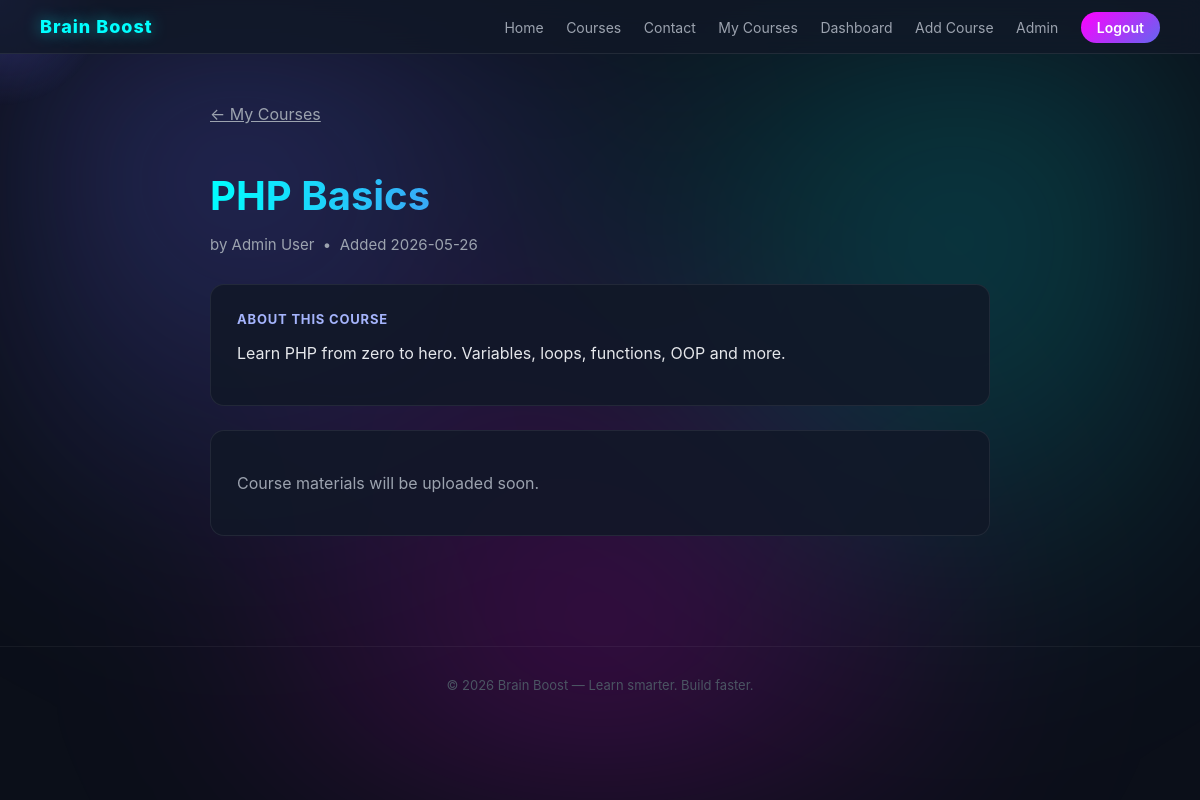
Screenshot of /course_view.php?id=1 (signed in) with the database file from the repository.
### tables this page shows
CREATE TABLE IF NOT EXISTS courses (
    id          INT AUTO_INCREMENT PRIMARY KEY,
    title       VARCHAR(200) NOT NULL,
    description TEXT         NOT NULL,
    price       DECIMAL(8,2) NOT NULL DEFAULT 0.00,
    instructor  VARCHAR(100) NOT NULL,
    file_path   VARCHAR(300) DEFAULT NULL,
    video_url   VARCHAR(500) DEFAULT NULL,
    created_at  TIMESTAMP DEFAULT CURRENT_TIMESTAMP
);

### helpers.php (called while the page is built, shortened)
<?php
function sanitize($input): string {
    return htmlspecialchars(trim((string)($input ?? '')), ENT_QUOTES, 'UTF-8');
}
function findCourse(int $id): ?array {
    try {
        $db   = getDB();
        $stmt = $db->prepare('SELECT * FROM courses WHERE id = ? LIMIT 1');
        $stmt->execute([$id]);
        $row = $stmt->fetch();
        return $row ?: null;
    } catch (PDOException $e) {
        error_log('findCourse error: ' . $e->getMessage());
        return null;
    }
}

### course_view.php (the view, shortened to what this page needs)
<?php
require_once 'helpers.php';
$id     = intval($_GET['id'] ?? 0);
$course = findCourse($id);
include 'header.php';
?>
<div class="view-wrapper">
    <a href="my_courses.php" style="color:#9ca3af;display:inline-block;margin-bottom:20px;">&larr; My Courses</a>
    <h1 class="title"><?= sanitize($course['title']) ?></h1>
    <p class="subtitle">
        by <?= sanitize($course['instructor']) ?> &nbsp;&bull;&nbsp;
        Added <?= sanitize(substr($course['created_at'], 0, 10)) ?>
    </p>
    <div class="course-content-box">
        <h3>About This Course</h3>
        <p><?= nl2br(sanitize($course['description'])) ?></p>
    </div>
    <?php if (!empty($course['file_path'])): ?>
    <div class="course-content-box">
        <h3>Course Material</h3>
        <?php $ext = strtolower(pathinfo($course['file_path'], PATHINFO_EXTENSION)); ?>
        <?php if ($ext === 'pdf'): ?>
            <iframe src="<?= sanitize($course['file_path']) ?>"
                    style="width:100%;height:500px;border-radius:10px;border:1px solid rgba(255,255,255,0.1);">
            </iframe>
        <?php endif; ?>
        <a href="download.php?id=<?= $id ?>" class="btn-card btn-view" style="display:inline-block;margin-top:12px;">
            Download <?= strtoupper($ext) ?> File
        </a>
    </div>
    <?php else: ?>
    <div class="course-content-box">
        <p style="color:#9ca3af;">Course materials will be uploaded soon.</p>
    </div>
    <?php endif; ?>
</div>
<?php include 'footer.php'; ?>

### style.css (style rules this page uses)
*, *::before, *::after { box-sizing: border-box; }
body { font-family: 'Inter', 'Segoe UI', sans-serif; margin: 0; background: #0b0f19; color: #e5e7eb; min-height: 100vh; }
.title { font-size: 2.5rem; font-weight: 700; background: linear-gradient(90deg, #00ffff, #6366f1, #ff00ff); -webkit-background-clip: text; -webkit-text-fill-color: transparent; margin-bottom: 8px; }
.subtitle { color: #9ca3af; margin-bottom: 30px; font-size: 15px; }
.view-wrapper { max-width: 860px; margin: 0 auto; padding: 50px 40px; }
.course-content-box { background: rgba(17,24,39,0.85); border: 1px solid rgba(255,255,255,0.07); border-radius: 14px; padding: 26px; margin-top: 24px; }
.course-content-box h3 { color: #a5b4fc; margin: 0 0 14px; font-size: 13px; text-transform: uppercase; letter-spacing: 0.8px; }

### rows the page displays
courses: title "PHP Basics", instructor "Admin User", created_at "2026-05-26", description "Learn PHP from zero to hero. Variables, loops, functions, OOP and more."
